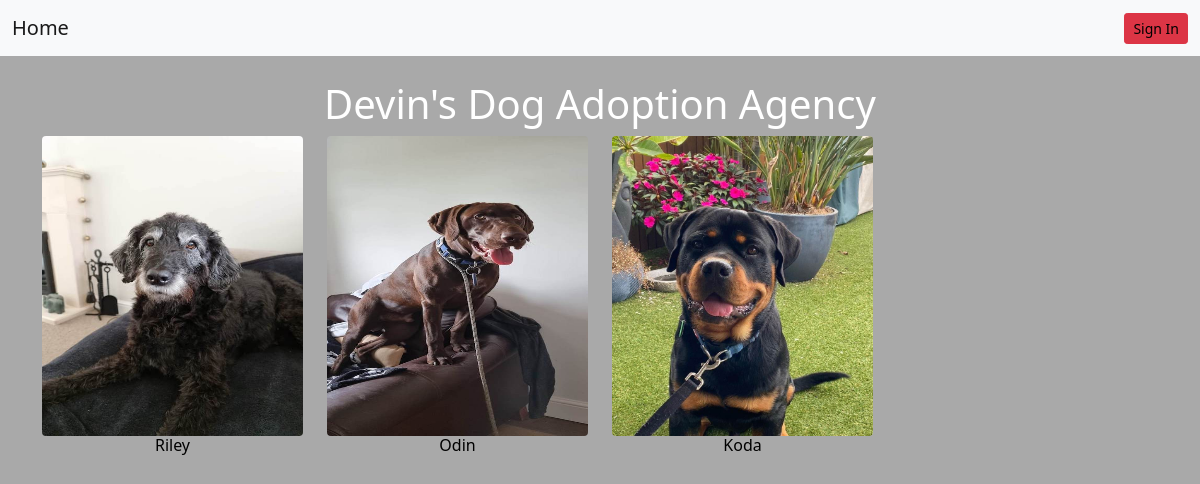
/, run on an earlier commit of the app's database.
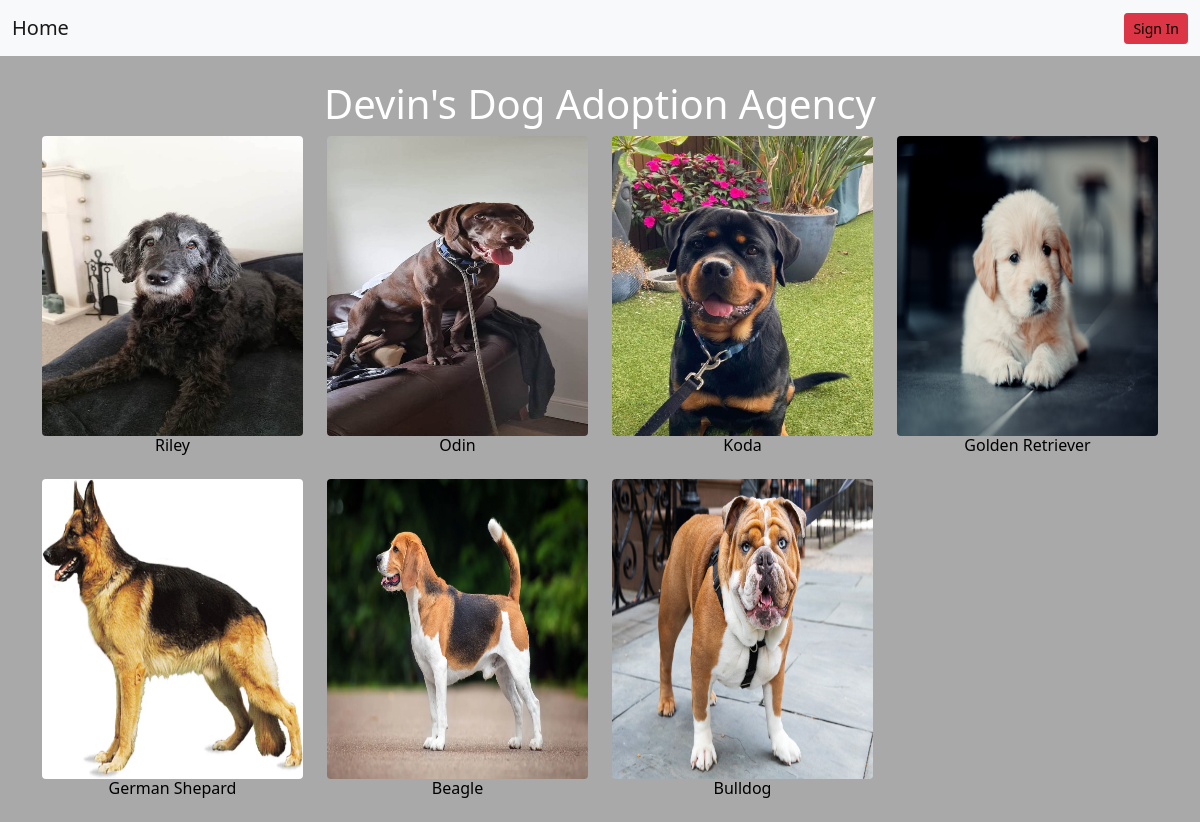
And on a later commit of the database.
### photoapp/models.py (models this page shows, shortened)
class Photo(models.Model):
    title = models.CharField(max_length=45)
    description = models.CharField(max_length=250)
    created = models.DateTimeField(auto_now_add=True)
    image = models.ImageField(upload_to='photos/')
    submitter = models.ForeignKey(get_user_model(), on_delete=models.CASCADE)
    tags = TaggableManager()

### photoapp/views.py (the view)
# urls.py: path('', PhotoListView.as_view(), name='list'),
class PhotoListView(ListView):
    model = Photo
    template_name = 'photoapp/list.html'
    context_object_name = 'photos'

### photoapp/templates/photoapp/list.html
{% extends 'base.html' %}
{% block body %}
<h1 class="header">Devin's Dog Adoption Agency</h1>
<div class="row">
  {% for photo in photos %}
  <div class="col-lg-3 col-md-4 col-xs-6">
    <a href="{% url 'photo:detail' photo.id %}" class="d-block mb-4 h-100">
      <img src="{{photo.image.url}}" id="photos" class="img-fluid rounded" alt="{{photo.title}}" />
      <h6 class="text-center" style="text-decoration: none">{{ photo.title }}</h6>
    </a>
  </div>
  {% endfor %}
</div>
{% endblock body %}

### templates/base.html (shortened to what this page needs)
<!DOCTYPE html>
<html lang="en">
  <head>
    <link rel="stylesheet" href="static/styles.css">
    <link
      href="https://cdn.jsdelivr.net/npm/bootstrap@5.0.0/dist/css/bootstrap.min.css"
      rel="stylesheet"
/>
    <link
      rel="stylesheet"
      href="https://cdnjs.cloudflare.com/ajax/libs/font-awesome/5.15.3/css/all.min.css"
/>
  </head>
  <body class="body">
    {% include 'navbar.html' %}
    <div class="container mt-4">
    {% block body %}
    {% endblock body %}
  </div>
  </body>
</html>

### templates/navbar.html (shortened to what this page needs)
<nav class="navbar navbar-expand-md navbar-light bg-light">
    <div class="container-fluid">
      <a class="navbar-brand" href="{% url 'photo:list' %}">Home</a>
      <div
        class="collapse navbar-collapse flex-row-reverse"
        id="navbarTogglerDemo02"
      >
        <ul class="navbar-nav">
          {% if user.is_authenticated %}
          <li class="nav-item">
            <a class="nav-link active" href="{% url 'photo:create' %}">Add a photo</a>
          </li>
          <div class="dropdown">
            <a id="dropdown" class="btn btn-secondary dropdown-toggle" href="#" role="button" id="dropdownMenuLink" data-bs-toggle="dropdown" aria-expanded="false">
              Hi {{user.username}}
            </a>
            <ul class="dropdown-menu" aria-labelledby="dropdownMenuLink navbar-light bg-light">
            <li><a class="dropdown-item" href="{% url 'photo:list' %}">Log Out</a></li>
          </ul>
          {% else %}
          <li class="nav-item">
            <a href="{% url 'user:login' %}" class="btn btn-sm btn-danger"
              >Sign In</a
            >
          </li>
          {% endif %}
        </ul>
      </div>
    </div>
  </nav>

### static/styles.css (style rules this page uses)
h1 { color:white; text-align: center; }
#photos { width:400px; height:300px; }
.body { background-color: darkgrey; }
a:link { text-decoration: none; color: black; }

What changed in the data, as far as the page shows it:
added Photo: image (picture), title "Golden Retriever"
added Photo: image (picture), title "German Shepard"
added Photo: image (picture), title "Beagle"
added Photo: image (picture), title "Bulldog"
